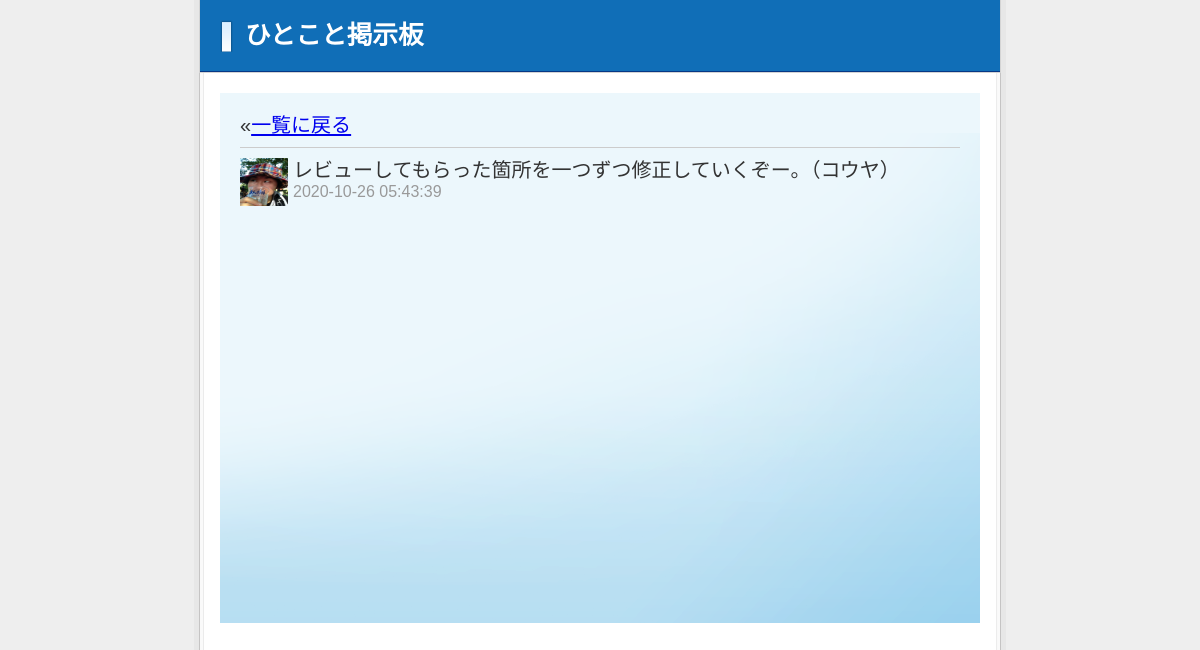
The app's page /post/view.php?member_id=60 (signed in) with its own data.
### tables this page shows
CREATE TABLE `posts` (
  `id` int(11) NOT NULL,
  `message` text NOT NULL,
  `member_id` int(11) NOT NULL,
  `reply_post_id` int(11) NOT NULL,
  `rt_post_id` int(11) DEFAULT NULL,
  `rt_member_id` int(11) DEFAULT NULL,
  `created` datetime NOT NULL,
  `modified` timestamp NOT NULL DEFAULT CURRENT_TIMESTAMP ON UPDATE CURRENT_TIMESTAMP
);

CREATE TABLE `members` (
  `id` int(11) NOT NULL,
  `name` varchar(255) NOT NULL,
  `email` varchar(255) NOT NULL,
  `password` varchar(100) NOT NULL,
  `picture` varchar(255) NOT NULL,
  `created` datetime NOT NULL,
  `modified` timestamp NOT NULL DEFAULT CURRENT_TIMESTAMP ON UPDATE CURRENT_TIMESTAMP
);

### post/htmlspecialchars.php (called while the page is built)
<?php
function h($value) {
    return htmlspecialchars($value, ENT_QUOTES);
}
?>

### post/view.php (the view, shortened to what this page needs)
<?php
require('dbconnect.php');
require('htmlspecialchars.php');
$posts = $db->prepare('SELECT m.name, m.picture, p. * FROM members m, posts p WHERE m.id=p.member_id AND p.id=? ORDER BY p.created DESC');
$posts->execute(array($_GET['member_id']));
?>
<!DOCTYPE html>
<html lang="ja">
<head>
<link rel="stylesheet" href="style.css" />
</head>
<body>
<div id="wrap">
    <div id="head">
        <h1>ひとこと掲示板</h1>
    </div>
    <div id="content">
        <p>&laquo;<a href="index.php">一覧に戻る</a></p>
        <?php
        if ($post = $posts->fetch()):
        ?>
        <div class="msg">
            <img src="member_picture/<?php echo h($post['picture'], ENT_QUOTES); ?>" width="48" height="48" alt="<?php echo h($post['name'], ENT_QUOTES); ?>" />
            <p><?php echo h($post['message'], ENT_QUOTES); ?><span class="name">（<?php echo h($post['name'], ENT_QUOTES); ?>）</span></p>
            <p class="day"><?php echo h($post['created'], ENT_QUOTES); ?></p>
        </div>
        <?php
        else:
        ?>
            <p>その投稿は削除されたか、URLが間違えています</p>
        <?php
        endif;
        ?>
    </div>
</div>
</body>
</html>

### post/style.css (style rules this page uses)
body,div,dl,dt,dd,ul,ol,li,h1,h2,h3,h4,h5,h6,pre,code,form,fieldset,legend,input,button,textarea,p,blockquote,th,td { margin:0;padding:0; }
fieldset,img { border:0; }
h1,h2,h3,h4,h5,h6 { font-size:100%;font-weight:normal; }
body { font:13px/1.231 arial,helvetica,clean,sans-serif;*font-size:small;*font:x-small; }
body { background: url(images/bg_main.png) top center repeat-y #eeeeee; color: #333; }
#wrap { width: 802px; margin: 0 auto; }
#head { border-left: 1px solid #d4d4d4; border-right: 1px solid #d4d4d4; border-bottom: 1px solid #d4d4d4; background: url(images/bg_head.png) bottom left repeat-x #106eb7; color: #fff; padding: 20px; margin-bottom: 20px; }
h1 { background: url(images/bg_ttl.png) top left no-repeat; padding-left: 25px; font-size: 197%; font-weight: bold; }
#content { padding: 20px; background: url(images/bg_content.png) left bottom no-repeat #ecf7fc; width: 720px; min-height: 490px; margin: 0 auto; margin-bottom: 10px; font-size: 153.9%; }
p { line-height: 1.2em; margin-bottom: 0.5em; }
.msg { clear: both; border-top: 1px solid #ccc; padding: 10px 0; }
.msg img { float: left; margin-right: 5px; }
.msg p { margin: 0; }
.msg .day, .msg .day a { font-size: 80%; color: #999; }

### records on screen
posts: member.picture (picture), message "レビューしてもらった箇所を一つずつ修正していくぞー。", member.name "コウヤ", created "2020-10-26 05:43:39"
